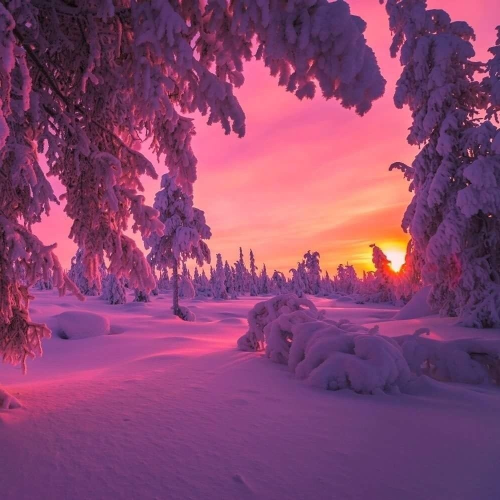
#> input picture lab7/input.jpg, 1000 x 1000 px (shown at 1/2 size)
$ python script.py
#> lines starting #> are read from the running program, lines starting #| are printed output that depends on the picture
import numpy as np
import matplotlib.pyplot as plt
from PIL import Image, ImageDraw

def scale_and_rotate_image(image, size, target_width, target_height, rotation_angle=45):
    """Масштабирует, поворачивает и позиционирует изображение."""
#> called with size = (400, 400), target_width = 80, target_height = 40, rotation_angle = 45
    width, height = size
    cx, cy = width // 2, height // 2  # Центр изображения

    # Масштабируем изображение до прямоугольника
    resized_image = image.resize((target_width, target_height), resample=Image.Resampling.LANCZOS)
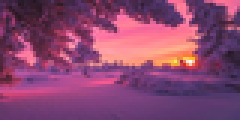
#> resized_image: PIL image 80x40 RGBA (shown 3 times larger); mean R, G, B, A 137.2, 70.1, 111.4, 255

    # Поворачиваем изображение на заданный угол
    rotated_image = resized_image.rotate(rotation_angle, expand=True)
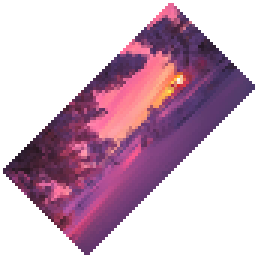
#> rotated_image: PIL image 86x86 RGBA (shown 3 times larger); mean R, G, B, A 59.6, 30.4, 48.5, 111; transparent parts drawn white

    # Смещение: центрируем верхний край изображения в центре координат
    rotated_width, rotated_height = rotated_image.size
#> rotated_width = 86; rotated_height = 86
    position = (cx - rotated_width // 2, cy - rotated_height // 4)
#> position = (157, 179)

    # Создаем новый холст с белым фоном и размещаем изображение
    new_image = Image.new("RGBA", size, "white")
#> new_image: PIL image 400x400 RGBA; every value is 255
    new_image.paste(rotated_image, position, rotated_image if rotated_image.mode == "RGBA" else None)
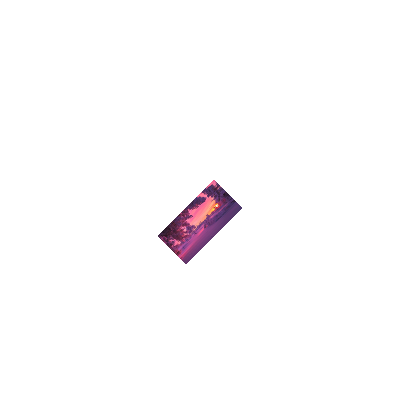
#> new_image: PIL image 400x400 RGBA; mean R, G, B, A 252.6, 251.3, 252.1, 255

    return new_image

def draw_axes(image, color="black"):
    """Рисует оси координат на изображении."""
#> called with color = 'black'
    draw = ImageDraw.Draw(image)
    width, height = image.size
#> width = 400; height = 400
    cx, cy = width // 2, height // 2
#> cx = 200; cy = 200

    # Горизонтальная ось
    draw.line([(0, cy), (width, cy)], fill=color, width=2)
    # Вертикальная ось
    draw.line([(cx, 0), (cx, height)], fill=color, width=2)

def draw_cosine_function(image, color="red"):
    """Рисует график cos(x) на изображении."""
#> called with color = 'red'
    draw = ImageDraw.Draw(image)
    width, height = image.size
#> width = 400; height = 400

    # Генерируем точки для графика
    x_values = np.linspace(0, width, 1000)
#> x_values = 1000 values from 0 to 400
    y_values = height // 2 - (np.cos((x_values / width) * 4 * np.pi) * (height // 4))  # Масштабирование cos(x)

    # Соединяем точки
    points = [(x, y) for x, y in zip(x_values, y_values)]
    draw.line(points, fill=color, width=2)

def main():
    # Размер итогового изображения
    size = (400, 400)

    # Задаём размеры прямоугольника (например, 80x40 пикселей)
    target_width, target_height = 80, 40

    # Загружаем изображение
    input_path = "input.jpg"
    try:
        original_image = Image.open(input_path).convert("RGBA")
    except FileNotFoundError:
        print("Файл изображения не найден. Пожалуйста, загрузите файл.")
        return

    # Обрабатываем изображение
    final_image = scale_and_rotate_image(original_image, size, target_width, target_height)

    # Рисуем оси координат
    draw_axes(final_image)

    # Рисуем график cos(x)
    draw_cosine_function(final_image)
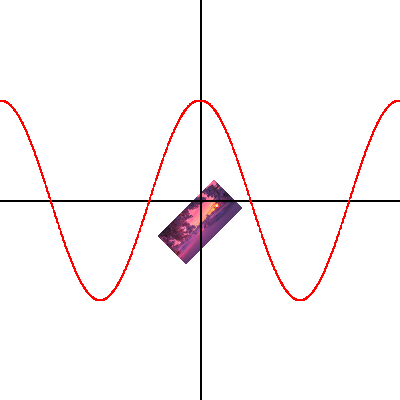
#> final_image: PIL image 400x400 RGBA; mean R, G, B, A 250.2, 245.7, 246.5, 255

    # Отображаем результат
    plt.imshow(final_image)
    plt.axis("off")
    plt.show()

if __name__ == "__main__":
    main()
